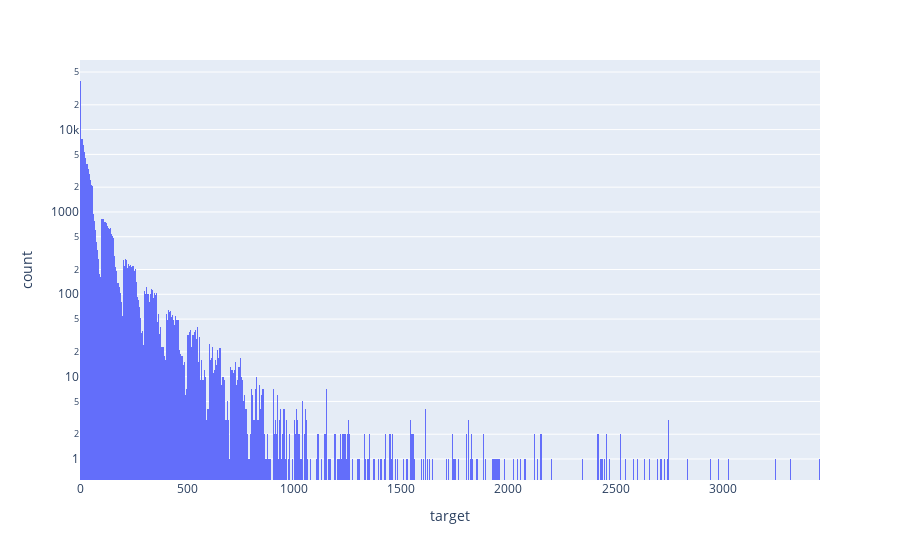

Notebook cell for this chart:
### Code cell
fig=px.histogram(df_new, x="target",log_y=True, hover_name="year")
fig.show()

### Figure 1 — Plotly figure (JSON) as saved in the notebook; plotly's stock layout.template omitted (floating-point values rounded to 4 significant figures; data arrays with more than 128 entries replaced by an {"elided": "..."} marker saying what was removed)
{"data": [{"alignmentgroup": "True", "bingroup": "x", "hovertemplate": "target=%{x}<br>count=%{y}<extra></extra>", "legendgroup": "", "marker": {"color": "#636efa", "pattern": {"shape": ""}}, "name": "", "offsetgroup": "", "orientation": "v", "showlegend": false, "type": "histogram", "x": {"elided": "107172 int values"}, "xaxis": "x", "yaxis": "y"}], "layout": {"barmode": "relative", "legend": {"tracegroupgap": 0}, "margin": {"t": 60}, "xaxis": {"anchor": "y", "domain": [0, 1], "title": {"text": "target"}}, "yaxis": {"anchor": "x", "domain": [0, 1], "title": {"text": "count"}, "type": "log"}}}
